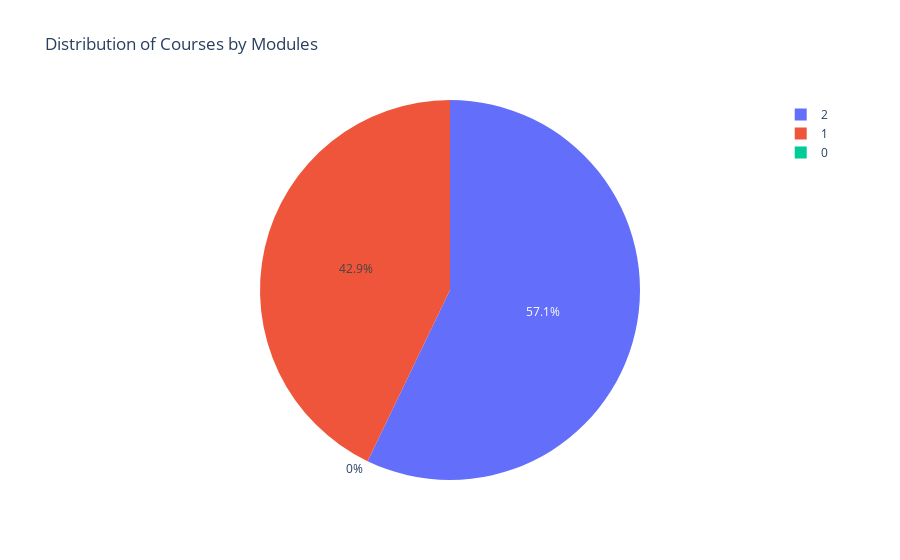

The code cell stored with this chart in its notebook:
### Code cell
fig = px.pie(df, values='Course_Module', names='Course_Module', title='Distribution of Courses by Modules')
fig.show()

### Figure 1 — Plotly figure (JSON) as saved in the notebook; plotly's stock layout.template omitted (floating-point values rounded to 4 significant figures)
{"data": [{"domain": {"x": [0, 1], "y": [0, 1]}, "hovertemplate": "Course_Module=%{value}<extra></extra>", "labels": [0, 1, 0, 2, 1, 0, 1, 0, 0, 1, 1, 0, 1, 2, 2, 0, 2, 0], "legendgroup": "", "name": "", "showlegend": true, "type": "pie", "values": [0, 1, 0, 2, 1, 0, 1, 0, 0, 1, 1, 0, 1, 2, 2, 0, 2, 0]}], "layout": {"legend": {"tracegroupgap": 0}, "title": {"text": "Distribution of Courses by Modules"}}}
